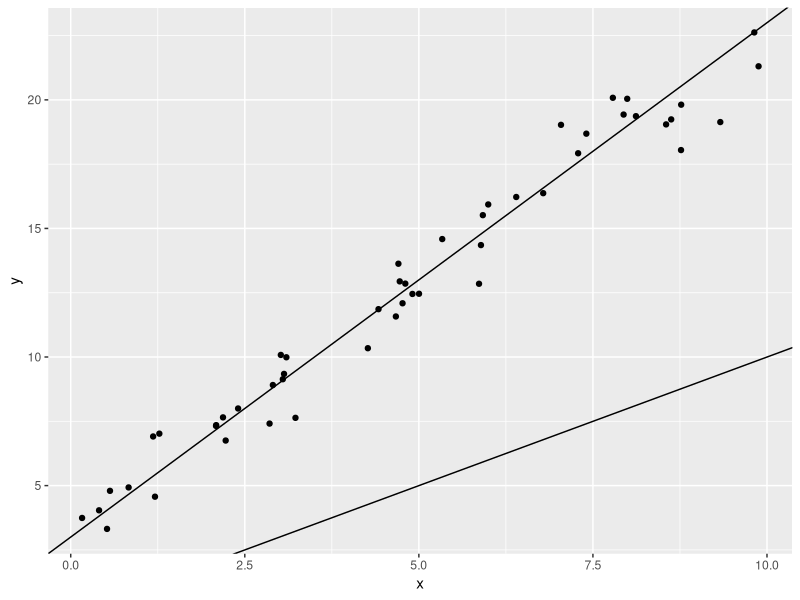
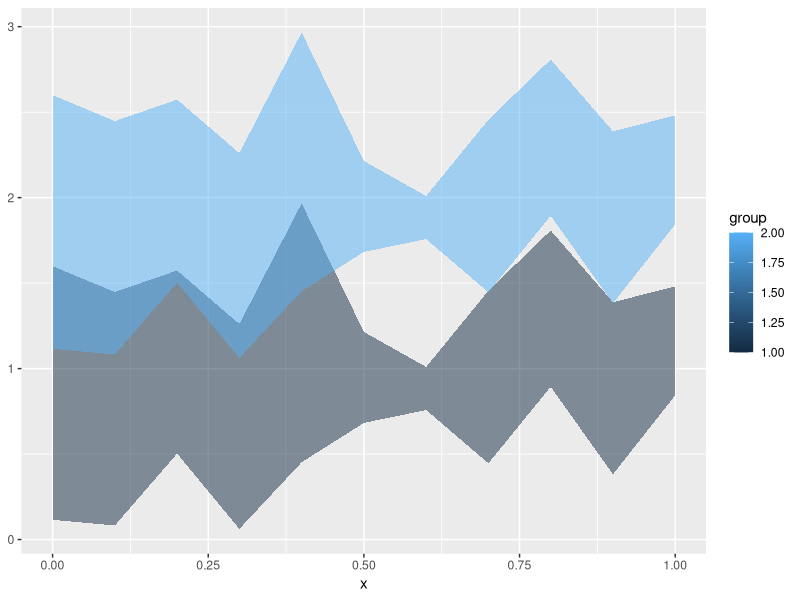
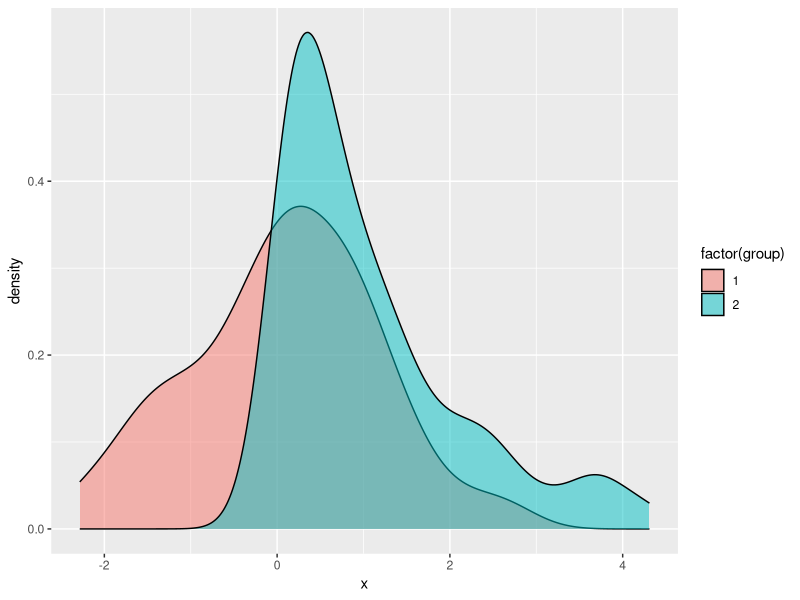
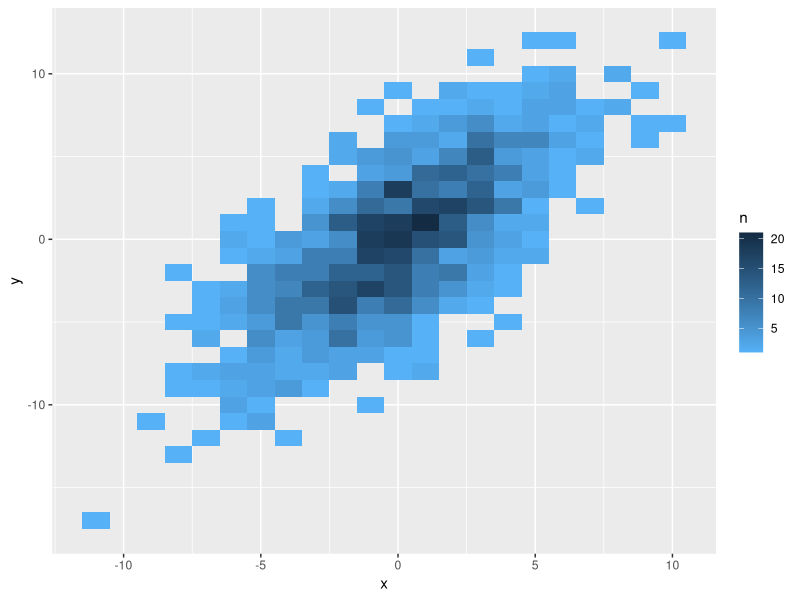
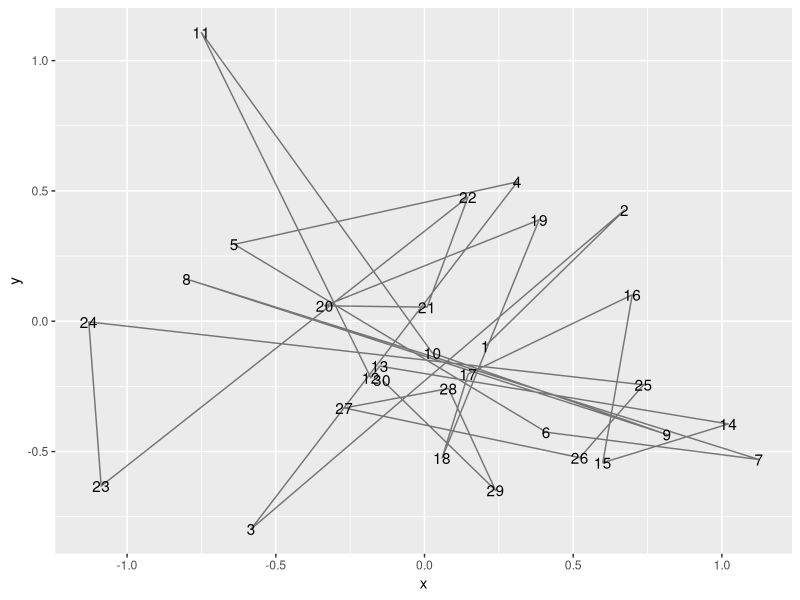
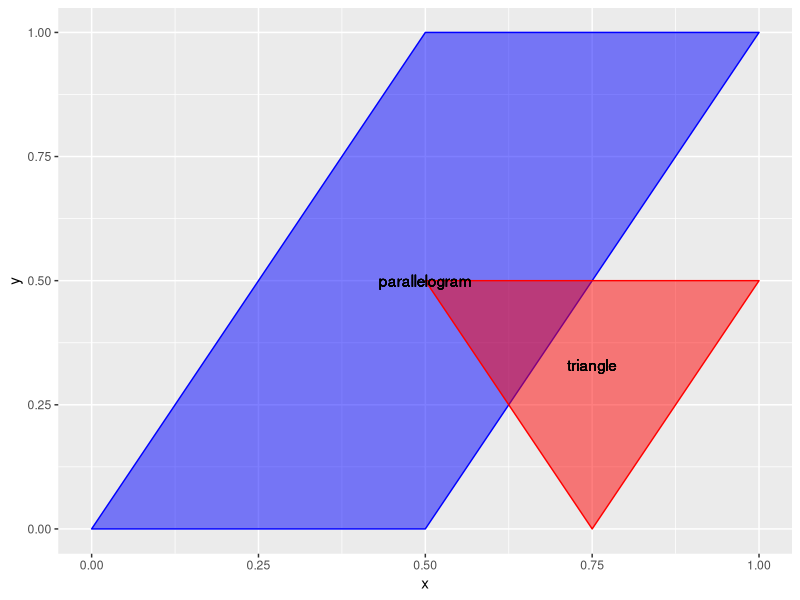
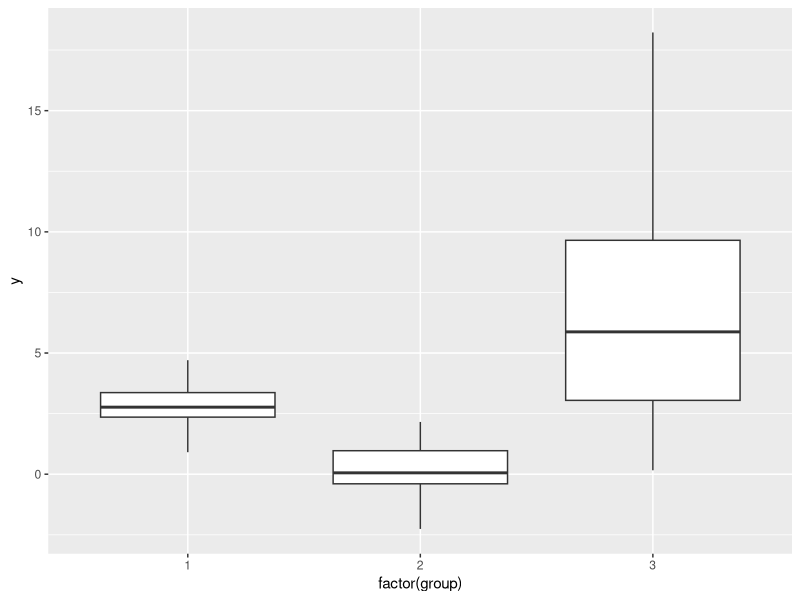

These figures' R source, in order: (Note: this script raises an error after producing the figures.)
#' Tests for each geom
library(ggplot2)
library(plyr)

#' abline: should show two lines: one running through the points, the other with an intercept of 0 and slope of 2.
xydata <- data.frame(x=sort(runif(50, 0, 10)))
xydata$y <- 3+2*xydata$x + rnorm(50, 0, 1)
g1 <- ggplot() + geom_point(data=xydata, aes(x=x, y=y)) + 
  geom_abline(data=data.frame(intercept=c(3, 0), slope=c(2,1)), aes(intercept=intercept, slope=slope))
g1
# gg2animint(list(g1=g1))

#' ribbon: should show two overlapping ribbons, with the same basic shape, one translated up by one unit.
ribbondata <- data.frame(x=seq(0, 1, .1), ymin=runif(11, 0, 1), ymax=runif(11, 1, 2))
ribbondata <- rbind(cbind(ribbondata, group=1), cbind(ribbondata, group=2))
ribbondata[12:22,2:3] <- ribbondata[12:22,2:3]+1
g2 <- ggplot() + geom_ribbon(data=ribbondata, aes(x=x, ymin=ymin, ymax=ymax, group=group, fill=group), alpha=.5)
g2
# gg2animint(list(g1=g1, g2=g2))

#' density: should show an exponential density curve in blue and a normal(ish) density curve in pink.
densdata <- data.frame(x=c(rnorm(100), rexp(100)), group=rep(1:2, each=100))
g3 <- ggplot() + geom_density(data=densdata, aes(x=x, group=group, fill=factor(group)), alpha=.5)
g3
# gg2animint(list(g1=g1, g2=g2, g3=g3))


#' tile: should show an approximately bivariate normal distribution.
tiledata <- data.frame(x=rnorm(1000, 0, 3))
tiledata$y <- rnorm(1000, tiledata$x, 3)
tiledata$rx <- round(tiledata$x)
tiledata$ry <- round(tiledata$y)
tiledata <- ddply(tiledata, .(rx,ry), summarise, n=length(rx))

g4 <- ggplot() + geom_tile(data=tiledata, aes(x=rx, y=ry, fill=n)) +
  scale_fill_gradient(low="#56B1F7", high="#132B43") + xlab("x") + ylab("y")
g4
# gg2animint(list(g1=g1, g2=g2, g3=g3, g4=g4))

#' path: should show a two-dimensional random walk, where x and y are position, z is time.
pathdata <- data.frame(x=rnorm(30, 0, .5), y=rnorm(30, 0, .5), z=1:30)
g5 <- ggplot() + geom_path(data=pathdata, aes(x=x, y=y), alpha=.5) +
  geom_text(data=pathdata, aes(x=x, y=y, label=z))
g5
# gg2animint(list(g1=g1, g2=g2, g3=g3, g4=g4, g5=g5))

#' Polygons
polydata <- rbind(
  data.frame(x=c(0, .5, 1, .5, 0), y=c(0, 0, 1, 1, 0), group="parallelogram", fill="blue", xc=.5, yc=.5),
  data.frame(x=c(.5, .75, 1, .5), y=c(.5, 0, .5, .5), group="triangle", fill="red", xc=.75, yc=.33)
  )
g6 <- ggplot() + 
  geom_polygon(data=polydata, aes(x=x, y=y, group=group, fill=fill, colour=fill), alpha=.5)+
  scale_colour_identity() + scale_fill_identity()+
  geom_text(data=polydata, aes(x=xc, y=yc, label=group))
g6
# gg2animint(list(g1=g1, g2=g2, g3=g3, g4=g4, g5=g5, g6=g6))

#' Boxplots
boxplotdata <- rbind(data.frame(y=rnorm(50, 3, 1), group=1),
                     data.frame(y=rnorm(50, 0, 1), group=2), 
                     data.frame(y=rgamma(50, 2, 1/3), group=3))
boxplotdata <- ddply(boxplotdata, .(group), transform, ymax=max(y), ymin=min(y), med=median(y))
g7 <- ggplot() + 
  geom_boxplot(data=boxplotdata, aes(y=y, x=factor(group)))
g7
gg2animint(list(g1=g1, g2=g2, g3=g3, g4=g4, g5=g5, g6=g6, g7=g7))

g8 <- ggplot() + 
  geom_linerange(data=boxplotdata, aes(x=factor(group), ymax=ymax, ymin=ymin, colour=factor(group)))
g8
gg2animint(list(g1=g1, g2=g2, g3=g3, g4=g4, g5=g5, g6=g6, g7=g7, g8=g8))

g9 <- ggplot() + 
  geom_histogram(data=subset(boxplotdata, group==3), aes(x=y), binwidth=1)
g9
gg2animint(list(g1=g1, g2=g2, g3=g3, g4=g4, g5=g5, g6=g6, g7=g7, g8=g8, g9=g9))
